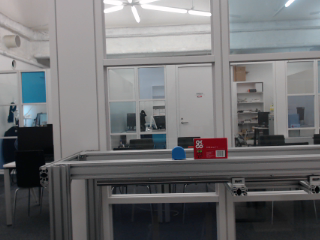
//> input picture sample_opencv3/img_211208_3.bmp, 320 x 240 px
$ ./sample_main   (built with g++ and OpenCV 4)
//> lines starting //> are read from the running program, lines starting //| are printed output that depends on the picture
### sample_opencv3/img_prc.h
#ifndef _IMGPRC_H_
#define _IMGPRC_H_

#include <stdio.h>
#include <opencv2/core.hpp>
#include <opencv2/highgui/highgui.hpp>
#include <opencv2/imgcodecs/imgcodecs.hpp>
#include <opencv2/imgproc/imgproc.hpp>

class Img {
public:
    int width, height;
    double div_const = 1.0;
    double pixel_value;
    double min, max;
    int thresh = 250;

    cv::Mat sobel(cv::Mat gry_img, int k);

    cv::Mat binarization(cv::Mat prc_img);
};

#endif // _IMGPRC_H_

### sample_opencv3/img_prc.cpp
#include <iostream>
#include "img_prc.h"

cv::Mat Img::sobel(cv::Mat gry_img, int k)
{
    int weight[2][3][3] = {
        {
            {-1,  0,  1},
            {-2,  0,  2},
            {-1,  0,  1}
        },
        {
            {-1, -2, -1},
            { 0,  0,  0},
            { 1,  2,  1}
        }
    };

    cv::Mat tmp_img(height, width, CV_8U);

    min = (double) INT_MAX;
    max = (double) INT_MIN;

    for (int y = 1; y < height-1; y++) {
        for (int x = 1; x < width-1; x++) {
            pixel_value = 0.0;
            for (int i = -1; i < 2; i++) {
                for (int j = -1; j < 2; j++) {
                    pixel_value = pixel_value + weight[k][i+1][j+1] * gry_img.at<uchar>(y+i, x+j);
                }
            }

            pixel_value = pixel_value / div_const;
            if (pixel_value < min) min = pixel_value;
            if (pixel_value > max) max = pixel_value;
        }
    }

    for (int y = 1; y < height-1; y++) {
        for (int x = 1; x < width-1; x++) {
            pixel_value = 0.0;
            for (int i = -1; i < 2; i++) {
                for (int j = -1; j < 2; j++) {
                    pixel_value = pixel_value + weight[k][i+1][j+1] * gry_img.at<uchar>(y+i, x+j);
                }
            }

            pixel_value = pixel_value /div_const;
            pixel_value = 255 / (max - min) * (pixel_value - min);
            tmp_img.at<uchar>(y, x) = (unsigned char) pixel_value;
        }
    }

    return tmp_img;
}

cv::Mat Img::binarization(cv::Mat prc_img)
{
    cv::Mat tmp_img(height, width, CV_8U);

    for (int y = 0; y < height; y++) {
        for (int x = 0; x < width; x++) {
            if (prc_img.at<uchar>(y, x) < thresh) {
                tmp_img.at<uchar>(y, x) = 255;
            } else {
                tmp_img.at<uchar>(y, x) = 0;
            }
        }
    }

    return tmp_img;
}

### sample_opencv3/sample_main.cpp
#include <iostream>
#include "img_prc.h"

int main(void)
{
    Img image;

    cv::Mat img;

    img = cv::imread("img_211208_3.bmp", 1);
//> img is the input picture: 240 rows x 320 cols, CV_8UC3; mean B, G, R 113.6, 111.9, 111.5
    image.height = img.rows;
    image.width  = img.cols;
    printf("h=%d w=%d\n", image.height, image.width);
//| h=240 w=320

    cv::Mat gry_img(image.height, image.width, CV_8U);
    cv::Mat prc_img(image.height, image.width, CV_8U);
    cv::Mat prc_img_1(image.height, image.width, CV_8U);
    cv::Mat prc_img_2(image.height, image.width, CV_8U);
    cv::Mat dst_img(image.height, image.width, CV_8U);

    cv::cvtColor(img, gry_img, cv::COLOR_BGR2GRAY);
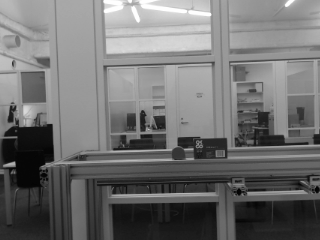
//> gry_img: 240 rows x 320 cols, CV_8UC1; min 4, max 255, mean 112

    prc_img_1 = image.sobel(gry_img, 0);
//> the loop in sobel, `for (int y = 1; y < height-1; y++)` made 238 passes
//> (pixel_value, min) on passes 1 to 3: (4, -288), (6, -288), (7, -288)
//> after the loop in sobel, `for (int y = 1; y < height-1; y++)`: pixel_value = 2; min = -632; max = 499
//> the loop in sobel, `for (int y = 1; y < height-1; y++)` made 238 passes
//> pixel_value on passes 1 to 3: 143.4, 143.8, 144.1
//> after the loop in sobel, `for (int y = 1; y < height-1; y++)`:
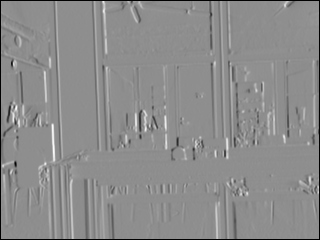
//> tmp_img: 240 rows x 320 cols, CV_8UC1; min 0, max 255, mean 139.9
//> after the loop in sobel, `for (int y = 1; y < height-1; y++)`: pixel_value = 142.9
    prc_img_2 = image.sobel(gry_img, 1);
//> call 2 of sobel, with k = 1
//> the loop in sobel (call 2), `for (int y = 1; y < height-1; y++)` made 238 passes
//> (pixel_value, min, max) on passes 1 to 3: (10, -218, 210), (16, -288, 210), (13, -288, 210)
//> after the loop in sobel (call 2), `for (int y = 1; y < height-1; y++)`: pixel_value = 0; min = -572; max = 625
//> the loop in sobel (call 2), `for (int y = 1; y < height-1; y++)` made 238 passes
//> pixel_value on passes 1 to 3: 124, 125.3, 124.6
//> after the loop in sobel (call 2), `for (int y = 1; y < height-1; y++)`:
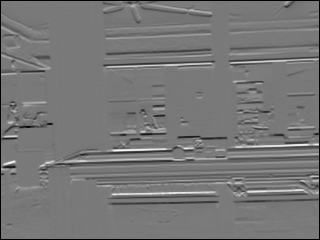
//> tmp_img: 240 rows x 320 cols, CV_8UC1; min 0, max 255, mean 118.6
//> after the loop in sobel (call 2), `for (int y = 1; y < height-1; y++)`: pixel_value = 121.9

    prc_img = prc_img_1 + prc_img_2;
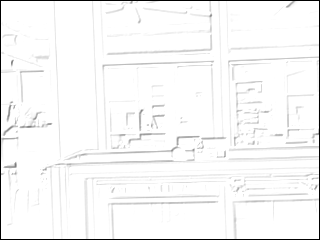
//> prc_img: 240 rows x 320 cols, CV_8UC1; min 0, max 255, mean 247.4
    dst_img = image.binarization(prc_img);
//> after the loop in binarization, `for (int y = 0; y < height; y++)`:
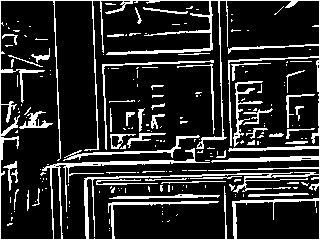
//> tmp_img: 240 rows x 320 cols, CV_8UC1; 16.9% white in thin lines or dots

    cv::imshow("img", img);
    cv::imshow("gry_img", gry_img);
    cv::imshow("prc_img", prc_img);
    cv::imshow("prc_img_1", prc_img_1);
    cv::imshow("prc_img_2", prc_img_2);
    cv::imshow("dst_img", dst_img);

    cv::imwrite("img_tst.bmp", dst_img);

    cv::waitKey(0);

    return 0;
}
